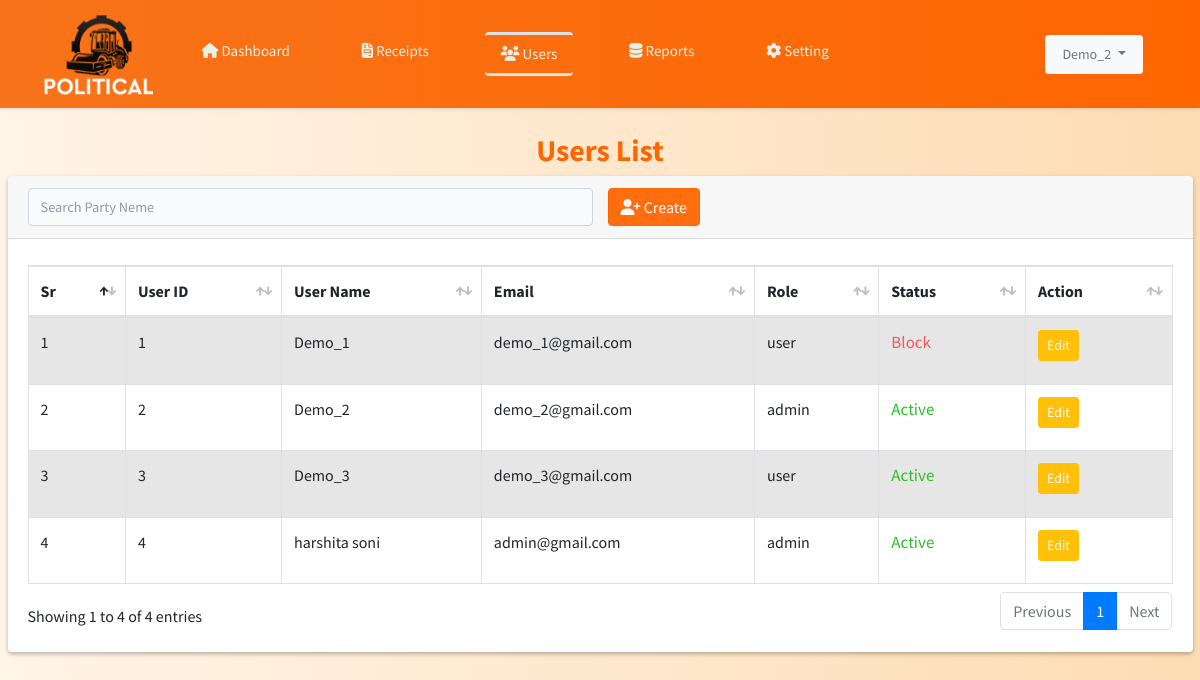
The page /users.php (signed in) on the database its author committed.
### tables this page shows
CREATE TABLE `users` (
  `id` int(11) NOT NULL,
  `name` varchar(255) NOT NULL,
  `email` varchar(255) NOT NULL,
  `password` varchar(255) NOT NULL,
  `user_role` varchar(255) NOT NULL,
  `created_at` datetime NOT NULL DEFAULT current_timestamp(),
  `status` int(11) NOT NULL DEFAULT 1
);

### users.php (the view, shortened to what this page needs)
<?php
require_once "db/config.php";
include('includes/header.php');
include('includes/topnavbar.php');
?>
<div class="wrapper">
    <main class="py-4">
        <div class="container-fluid">
            <div class="row justify-content-center">
                <div class="col-md-12 col-12">
                    <h2>Users List</h2>
                    <div class="card">
                        <div class="card-header">
                            <form class="row" action="receipts.php" method="POST" role="search">
                                <div class="col-md-6 justify-content-start">
                                    <input type="text" class="form-control" id="search" name="search" value="" placeholder="Search Party Neme" onkeyup="searchuserFun()">
                                </div>
                                <div class="col-md-2 justify-content-md-end">
                                    <a href="users_create.php" class="btn btn-info me-md-2 text-light" type="button"><i class="fa-solid fa-user-plus"></i> Create</a>
                                </div>
                            </form>
                        </div>
                        <div class="card-body">
                            <table id="example2" class="table table-bordered table-striped">
                                <thead>
                                    <tr>
                                        <th>Sr</th>
                                        <th>User ID</th>
                                        <th>User Name</th>
                                        <th>Email</th>
                                        <th>Role</th>
                                        <th>Status</th>
                                        <th>Action</th>
                                    </tr>
                                </thead>
                                <tbody>
                                    <?php
                                    $query = "SELECT * FROM users";
                                    $query_run = mysqli_query($conn, $query);
                                    if (mysqli_num_rows($query_run) > 0) {
                                        foreach ($query_run as $row) {
                                    ?>
                                            <tr>
                                                <td><?php echo $row['id']; ?></td>
                                                <td><?php echo $row['id']; ?></td>
                                                <td><?php echo $row['name']; ?></td>
                                                <td><?php echo $row['email']; ?></td>
                                                <td><?php echo $row['user_role']; ?></td>
                                                <td class="text-success">
                                                    <?php
                                                    if ($_SESSION['user_role'] == 'admin') {
                                                        if ($row['status'] == 1) {
                                                            echo '<p> <a class="text_a" href="user_active.php?id=' . $row['id'] . '&status=0">
                                                        Active</a></p>';
                                                        } else {
                                                            echo '<p> <a class="text" href="user_active.php?id=' . $row['id'] . '&status=1">
                                                        Block</a></p>';
                                                        }
                                                    } else {
                                                        if ($row['status'] == 1) {
                                                            echo '<span class="text_a">Active</span>';
                                                        } else {
                                                            echo '<span class="text">Block</span>';
                                                        }
                                                    }
                                                    ?>
                                                </td>
                                                <td>
                                                    <a class="btn btn-sm btn-warning text-light" href="users_edit.php?user_id=<?php echo $row['id']; ?>">
                                                        Edit</a>
                                                </td>
                                            </tr>
                                        <?php
                                        }
                                    } else {
                                        ?>
                                        <td>NO Record Found</td>
                                    <?php
                                    }
                                    ?>
                                </tbody>
                            </table>
                        </div>
                    </div>
                </div>
            </div>
        </div>
    </main>
</div>
<?php
include('includes/footer.php');
?>

### rows shown on the page
users: id "1", name "Demo_1", email "demo_1@gmail.com", user_role "user"
users: id "2", name "Demo_2", email "demo_2@gmail.com", user_role "admin"
users: id "3", name "Demo_3", email "demo_3@gmail.com", user_role "user"
users: id "4", name "harshita soni", email "admin@gmail.com", user_role "admin"

### other values the page prints
$user['name'] "Demo_2"
